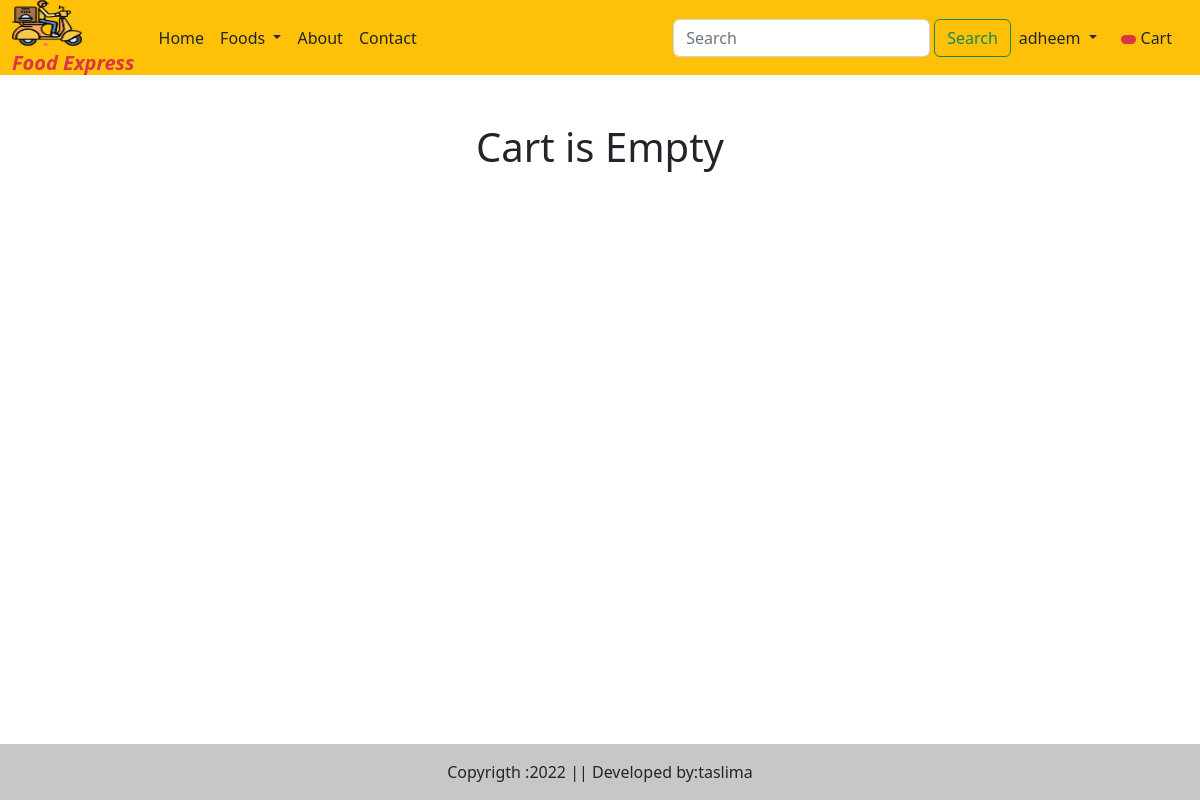
The app's page /cart/ (signed in), older data.
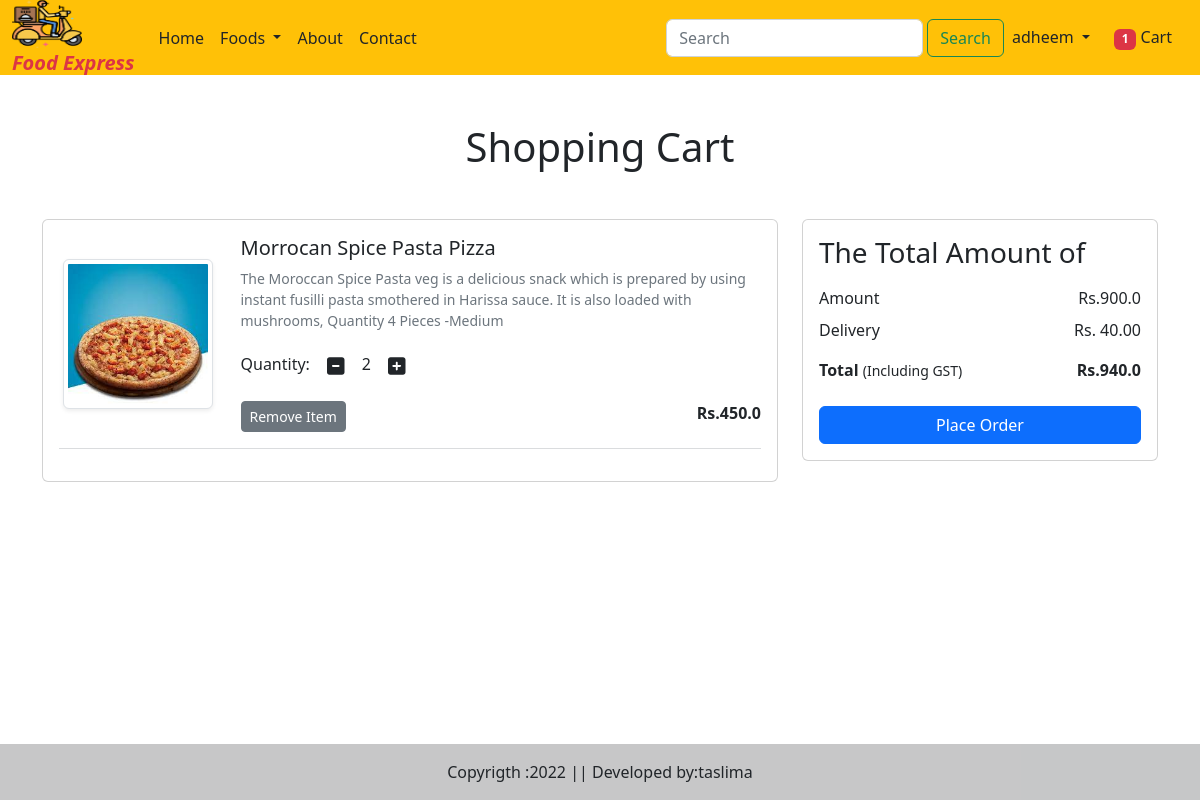
The same page, newer data.
### myapp/models.py (models this page shows, shortened)
class Cart(models.Model):
    user=models.ForeignKey(User,on_delete=models.CASCADE)
    product=models.ForeignKey(Food,on_delete=models.CASCADE)
    product_qty=models.IntegerField(null=False,blank=False,default=1)

class Food(models.Model):
    CATEGORY_CHOICES=(
        ('bi','Biriyani'),
        ('pz','Pizza'),
        ('br','Burger'),
        ('sh','Shawarma'),
        ('ch','Chicken'),
        ('pr','Paratha'),
        ('sw','Sandwich'),
        ('ds','Dosa'),
        ('fr','Fried Rice'),
        ('nd','Noodles'),
        ('md','Mandhi'),
    )
    name=models.CharField(max_length=50)
    category=models.CharField(choices=CATEGORY_CHOICES,max_length=2)
    description=models.TextField()
    active=models.BooleanField()
    price=models.FloatField()
    discount_price=models.FloatField()
    is_veg=models.BooleanField()
    food_image=models.ImageField(upload_to='Dishes')

### myapp/views.py (the view)
# urls.py: path('cart/',views.show_cart,name='cart'),
@login_required(login_url='login')
def show_cart(request):
   user=request.user
   cart=Cart.objects.filter(user=user)
   if request.user.is_authenticated:
        totalitem=len(Cart.objects.filter(user=request.user))
   print(user)
   amount=0
   for p in cart:
       value = p.product_qty * p.product.discount_price
       amount= amount + value
       totalamount= amount + 40
   return render(request,'addtocart.html',locals())

### myapp/templates/addtocart.html (shortened to what this page needs)
{% extends 'base.html' %}
{% load static %}
{% block main-content %}
<div class="container my-5">
    <div class="row">
        {% if cart %}
        {% if not order_placed %}
        <h1 class="text-center mb-5">Shopping Cart</h1>
        <div class="col-sm-8">
            <div class="card">
                <div class="card-body">
                    {% for item in cart %}
                    <div class="row">
                        <div class="col-sm-3 text-center align-self-center">
                            <img src="{{item.product.food_image.url }}"  class="img-fluid img-thumbnail shadow-sm" height="150" width="150">
                        </div>
                        <div class="col-sm-9">
                            <div>
                <h5>{{item.product.name}}</h5>
                <p class="mb-2 text-muted small">{{item.product.description}}</p>
                <div class="my-3">
                    <label for="quantity">Quantity:</label>
                    <a class="minus-cart btn" pid="{{item.product.id}}">
                        <i class="fas fa-minus-square fa-lg"></i>
                    </a>
                    <span id="product_qty">{{item.product_qty}}</span>
                    <a  class="plus-cart btn" pid="{{item.product.id}}">
                        <i class="fas fa-plus-square fa-lg"></i>
                    </a>
                </div>
                    <div class="d-flex justify-content-between">
                        <a href="{% url 'removeitem' item.product.id %}" class="remove-card btn btn-sm btn-secondary mr-3" pid={{item.product.id}}>Remove Item</a>
                        <p class="mb-0">
                            <span><strong>Rs.{{item.product.discount_price}}</strong></span>
                        </p>
                    </div>
                </div>
                        </div>
                    </div>
                    <hr class="text-muted">
                    {% endfor %}
                    {% endif %}
                </div>
            </div>
        </div>
   <div class="col-sm-4">
    <div class="card">
        <div class="card-body">
            <h3>The Total Amount of</h3>
            <ul class="list-group">
                <li class="list-group-item d-flex justify-content-between align-items-center border-0 px-0 pb-0">Amount <span id="amount">Rs.{{amount}}</span></li>
                <li class="list-group-item d-flex justify-content-between align-items-center border-0 px-0">Delivery <span>Rs. 40.00</span></li>
                <li class="list-group-item d-flex justify-content-between align-items-center border-0 px-0 mb-3">
                    <div>
                        <strong>Total</strong>
                        <small>(Including GST)</small>
                    </div>
                    <span id="totalamount"><strong>Rs.{{totalamount}}</strong></span>
                </li>
            </ul>
            <div class="d-grid"><a href="{% url 'checkout' %}" class="btn btn-primary">Place Order</a></div>
        </div>
    </div>
   </div>
{% else %}
<h1 class="text-center mb-5">Cart is Empty</h1>
{% endif %}
</div>
</div>
{% endblock main-content %}

### myapp/templates/base.html (shortened to what this page needs)
<!DOCTYPE html>
{% load static %}
<html lang="en">
<head>
    <link href="https://cdn.jsdelivr.net/npm/bootstrap@5.2.3/dist/css/bootstrap.min.css" rel="stylesheet">
</head>
<body>
    <nav class="navbar navbar-expand-lg bg-warning ">
        <div class="container-fluid">
          <a class="navbar-brand" href="#">
            <img src="{% static '/images/logo.png' %}" width="70" height="50"><br>
           <span class="text-danger lh-1 fs-8 text fst-italic fw-bold" > Food Express</span>
          </a>
          <div class="collapse navbar-collapse" id="navbarSupportedContent">
            <ul class="navbar-nav me-auto mb-2 mb-lg-0">
              <li class="nav-item">
                <a class="nav-link text-dark active" aria-current="page" href="/">Home</a>
              </li>
              <li class="nav-item dropdown">
                <a class="nav-link dropdown-toggle text-dark" href="#" role="button" data-bs-toggle="dropdown" aria-expanded="false">
               Foods
                </a>
              </li>
              <li class="nav-item">
                <a class="nav-link text-dark" href="{% url 'about' %}">About</a>
              </li>
              <li class="nav-item">
                <a class="nav-link text-dark" href="{% url 'contact' %}">Contact</a>
              </li>
            </ul>
            <form class="d-flex" role="search" action="/search">
              <input class="form-control me-1" type="search" placeholder="Search" aria-label="Search" name="search">
              <button class="btn btn-outline-success" type="submit">Search</button>
            </form>
          </div>
          <ul class="navbar-nav me-auto mb-2 mb-lg-0">
            {% if request.user.is_authenticated %}
            <li class="nav-item dropdown">
              <a class="nav-link dropdown-toggle text-dark" id="profileDropdown" href="#" role="button" data-bs-toggle="dropdown" aria-expanded="false">
          {{request.user}}
              </a>
            </li> </li>
            <li class="nav-item mx-2">
              <a href="{% url 'cart'  %}" class="nav-link text-dark">
                <span class="badge bg-danger">
                {% if totalitem > 0 %}
                {{totalitem}}
                {% endif %}</span>
                Cart</a>
          {% endif %}
          </ul>
        </div>
      </nav>
 {% block main-content %}{% endblock main-content %}
 <br>
 <br>
 <footer  class="bg-light text-center text-lg-start fixed-bottom" >
  <div class="text-center p-3" style="background-color: rgba(0, 0, 0, 0.2);">
    Copyrigth :2022 || Developed by:taslima
  </div>
 </footer>
</body>
</html>

Row changes from the older to the newer data that the page shows:
added Cart: product.food_image (picture), product.name "Morrocan Spice Pasta Pizza", product.description "The Moroccan Spice Pasta veg is a delicious snack which is prepared by using instant fusilli pasta smothered in Harissa sauce. It is also loaded with mushrooms, Quantity 4 Pieces -Medium", product_qty "2", product.discount_price "450.0"
Text that changed along with them:
{{ totalitem }}: (not shown) → "1"
{{ amount }}: (not shown) → "900.0"
{{ totalamount }}: (not shown) → "940.0"
text no longer shown: "Cart is Empty"
text now shown: "Shopping Cart The Total Amount of Amount Rs. Delivery Rs. 40.00 Total (Including GST) Rs. Place Order"
